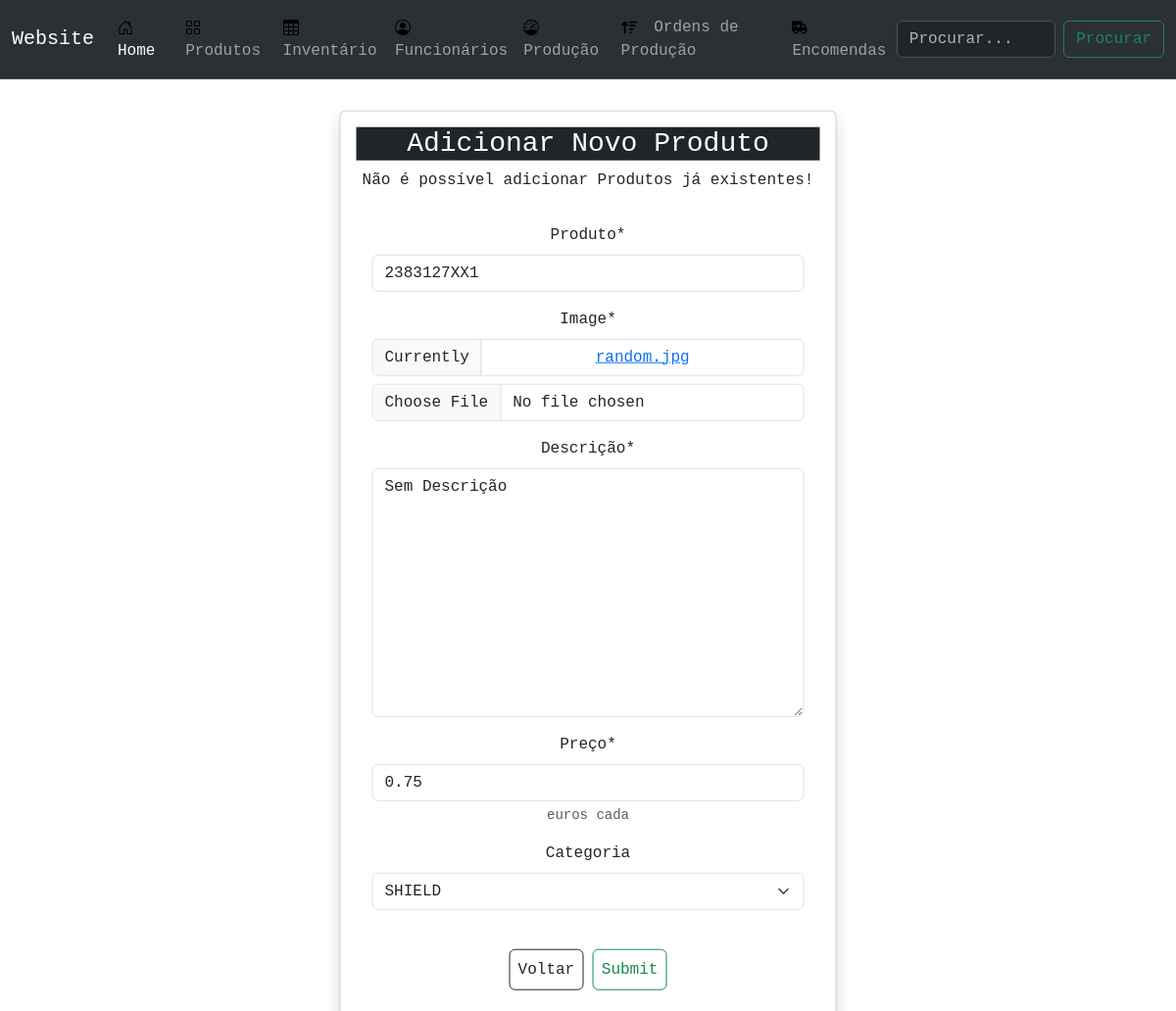
The page /product/update/1/ on the database its author committed.
### product/models.py (models this page shows, shortened)
class Product(models.Model):
    CATEGORY = {
    "SHIELD" : "SHIELD",
    "BRACKET" : "BRACKET",
    "ASSEMBLY" : "HANGER ASSEMBLY",
    }
    name=models.CharField(max_length=120, verbose_name='Produto')
    image=models.ImageField(upload_to='product', default='random.jpg')
    description = models.TextField(verbose_name="Descrição", default=" Sem Descrição ")
    price = models.FloatField(help_text='euros cada', verbose_name="Preço")
    category = models.CharField(max_length=20, choices=CATEGORY, blank=True, verbose_name="Categoria")
    created=models.DateTimeField(auto_now_add=True)
    updated=models.DateTimeField(auto_now=True)

### product/views.py (the view, shortened to what this page needs)
# urls.py: path('update/<str:pk>/', productUpdate, name='update'),
def productUpdate(request, pk):
    product = get_object_or_404(Product, id=pk)
    form = ProductForm(instance=product)
    context = {
        'form':form,
        'obj':product,
    }
    return render(request, 'product/update.html', context)

### product/forms.py
class ProductForm(forms.ModelForm):
    class Meta:
        model = Product
        fields = '__all__'

### product/templates/product/update.html
{% extends 'main.html' %}
{% load crispy_forms_tags %}
{% block content %}
<div class="form__product">
    <div class="container">
        {% include 'product/card_form_product.html' %}
    </div>
</div>
{% endblock content %}

### product/templates/product/card_form_product.html (shortened to what this page needs)
{% load crispy_forms_tags %}
<div class="card shadow text-center p-3">
    <h3 class="card-title bg-dark text-white">
        Adicionar Novo Produto
    </h3>
    <p class="card-text">
        Não é possível adicionar Produtos já existentes!
    </p>
    <div class="card-body sm-4">
        <form action="" method="POST" enctype="multipart/form-data">
            {{form|crispy}}
            <br>
            <div class="form__action">
                <a type="button" class="btn btn-outline-dark text-top p-2" href="{% url 'product:list' %}">
                    Voltar</a>
                <button type="submit" class="btn btn-outline-success text-bottom p-2">Submit</button>
            </div>
        </form>
    </div>
</div>

### static/styles/styles.css (style rules this page uses)
* { font-family: "Menlo", "Monaco", "Consolas", "Courier New", monospace; padding: 0; text-rendering: optimizeLegibility; }
body { background-color: rgb(230, 227, 227); }
.form__product { position:absolute; margin:0; top:56%; left: 50%; margin-right: -50%; transform:translate(-50%,-50%) }

### rows shown on the page
Product: name "2383127XX1", description "Sem Descrição", price "0.75", category "SHIELD"
